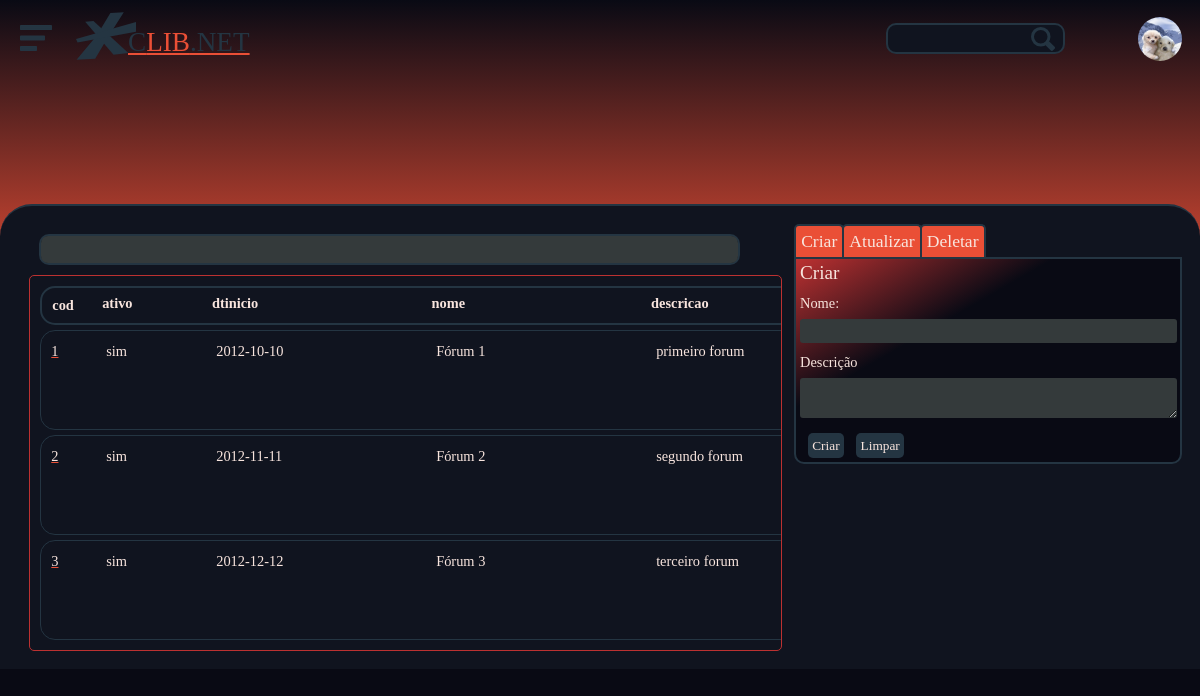
Screenshot of /Web/PHP/admForum.php (signed in) with the database file from the repository.
### tables this page shows
CREATE TABLE IF NOT EXISTS tb_usuarios (
	cod INTEGER PRIMARY KEY AUTO_INCREMENT,
	nome VARCHAR(100),
	username VARCHAR(32) UNIQUE,
	cpf BIGINT(11) ZEROFILL,
	dtcriacao DATE,
	dtnasc DATE,
	email VARCHAR(100),
	senha VARCHAR(32),
	ativo BOOLEAN DEFAULT true,
	tipo VARCHAR(3) CHECK (tipo IN ('USR', 'VER', 'ADM' )),
	imagem VARCHAR(100),
	descricao VARCHAR(700),
	token_recuperacao VARCHAR(255),
	token_expires INTEGER(11)
);

CREATE TABLE IF NOT EXISTS tb_foruns (
	cod INTEGER PRIMARY KEY AUTO_INCREMENT,
   	ativo BOOLEAN DEFAULT true,
	dtinicio DATE,
   	nome VARCHAR(50),
	descricao VARCHAR(1000)
);

### Web/PHP/administrator/utils/forum/read.php (the view, shortened to what this page needs)
<?php
function select($table)
{
    $conn = connect();
    $sql = "SELECT * FROM " . $table;
    $result = $conn->query($sql);
    $items = "";
    if ($result->num_rows > 0) {
        while ($row = $result->fetch_assoc()) {
            $items .= "<div class='tableBookRow tableForumSpacing' style='height: 100px'>";
            foreach ($row as $key => $dado) {
                if ($key == 'ativo' && $dado == '1') {
                    $dado = 'sim';
                } elseif ($key == 'ativo' && $dado == '0') {
                    $dado = 'não';
                }
                if ($key == 'cod') {
                    $items .= "<div id='" . $key . "' class='tableValue'><a target='_blank' href='forum.php?id=" . $dado . "'>" . $dado . " </a></div>";
                } elseif ($key != 'senha' and $key != 'dtnasc') {
                    $items .= "<div id='" . $key . "' class='tableValue'> " . $dado . " </div>";
                }
            }
            $items .= "</div>";
        }
    } else {
    }
    echo $items;
}

### web/PHP/components/usermenu.php (shortened to what this page needs)
<?php
if (isset($_SESSION['username'])) {
    $conn = connect();
    $sql = "SELECT imagem FROM tb_usuarios WHERE username = '" . $_SESSION['username'] . "'";
    $result = $conn->prepare($sql);
    $result->execute();
    $result->store_result();
    if ($result->num_rows > 0) {
        $result->bind_result($image);
        ?>
        <div class="size1 grid">
            <div class="acessoUser">
                <a onclick="openUserNav()">
                    <?php
                    if ($image == null) {
                        echo '<svg class="acessoUserFoto" data-v-5cba5096="" data-v-dd104bd2=""
                        xmlns="http://www.w3.org/2000/svg" fill="none" viewBox="0 0 24 24"
                        class="icon large text-icon-contrast text-undefined" id="avatar">
                        <path stroke="currentColor" stroke-linecap="round" stroke-linejoin="round"
                            stroke-width="2"
                            d="M20 21v-2a4 4 0 0 0-4-4H8a4 4 0 0 0-4 4v2m8-10a4 4 0 1 0 0-8 4 4 0 0 0 0 8">
                        </path>
                    </svg>';
                    } else {
                        echo '
        <img class="acessoUserFoto" src="../SRC/fotos/usuario/' .
                            $image .
                            '">
        </img>';
                    } ?>
                </a>
            </div>
        </div>
        <?php
    } else {
    }
}

### Web/CSS/styleRecursos.css (style rules this page uses)
:root { --navHeight: 3.5rem; --font: #f8e5de; --corPrimaria: #ea4f36; --corSecundaria: #bc3131; --corSecundaria2: #bc31318e; --bgPrimaria: #090a14; --bgSecundaria: #10141f; --bgTerciaria: #243542; --bgLogin: #1d2230; --bgInput: #343a3b; --bgHover: #1c2635; }

### Web/CSS/styleComponentes.css (style rules this page uses)
.conteudo { background-color: var(--bgPrimaria); color: var(--font); max-width: 100%; }
.acessoUser { margin: auto; height: 2.5rem; width: 2.5rem; margin-right: 20%; align-items: center; display: flex; }
.acessoUserFoto { width: 3rem; height: 3rem; border-radius: 50%; vertical-align: middle; transition: 0.2s; padding: 2px; }

### Web/CSS/style.css (style rules this page uses)
.grid { display: grid; }
.size1 { flex: 0 0 auto; width: 8.33333333%; }
body { margin: 0; font-family: "Gotham Book"; font-size: 1rem; line-height: 1.5; -webkit-text-size-adjust: 100%; -webkit-tap-highlight-color: transparent; }
a:-webkit-any-link { color: var(--font); text-decoration: underline; text-decoration-color: var(--corPrimaria); }
.tableForumSpacing { grid-template-columns: 5% 10% 20% 20% 35%; }
.tableBookRow { display: grid; width: 100%; background-color: var(--bgSecundaria); font-size: 0.9rem; border: 1px solid var(--bgTerciaria); border-radius: 15px; margin: 5px; padding: 5px; height: 150px; }
.tableValue { padding: 5px; }
#descricao { overflow-y: scroll; }

### rows the page displays
tb_usuarios: imagem (picture)
tb_foruns: cod "1", ativo "sim", dtinicio "2012-10-10", nome "Fórum 1", descricao "primeiro forum"
tb_foruns: cod "2", ativo "sim", dtinicio "2012-11-11", nome "Fórum 2", descricao "segundo forum"
tb_foruns: cod "3", ativo "sim", dtinicio "2012-12-12", nome "Fórum 3", descricao "terceiro forum"
